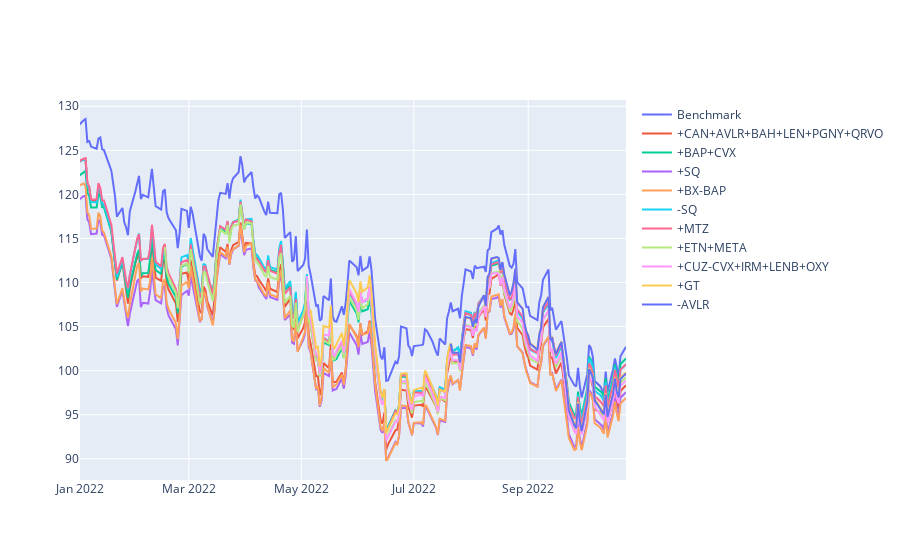

Write notebook code for a chart like this one.
### Code cell
import plotly.graph_objects as go

fig = go.Figure()
for i in list(range(1,scenario.shape[0]+1)):
    date_val = str(scenario.iloc[i-1,0])
    index_val = performance[performance.DATE == date_val].index.to_list()[0]
    fig.add_trace(go.Scatter(x=performance.DATE[index_val:], y=performance.iloc[index_val:,i],
                        mode='lines',
                        name=scenario.index[i-1]))
# fig.update_yaxes(rangemode="tozero")
fig.update_layout(height = 500)
fig.update_xaxes(range=['2022-01-01','2022-10-24'])
fig.show()
